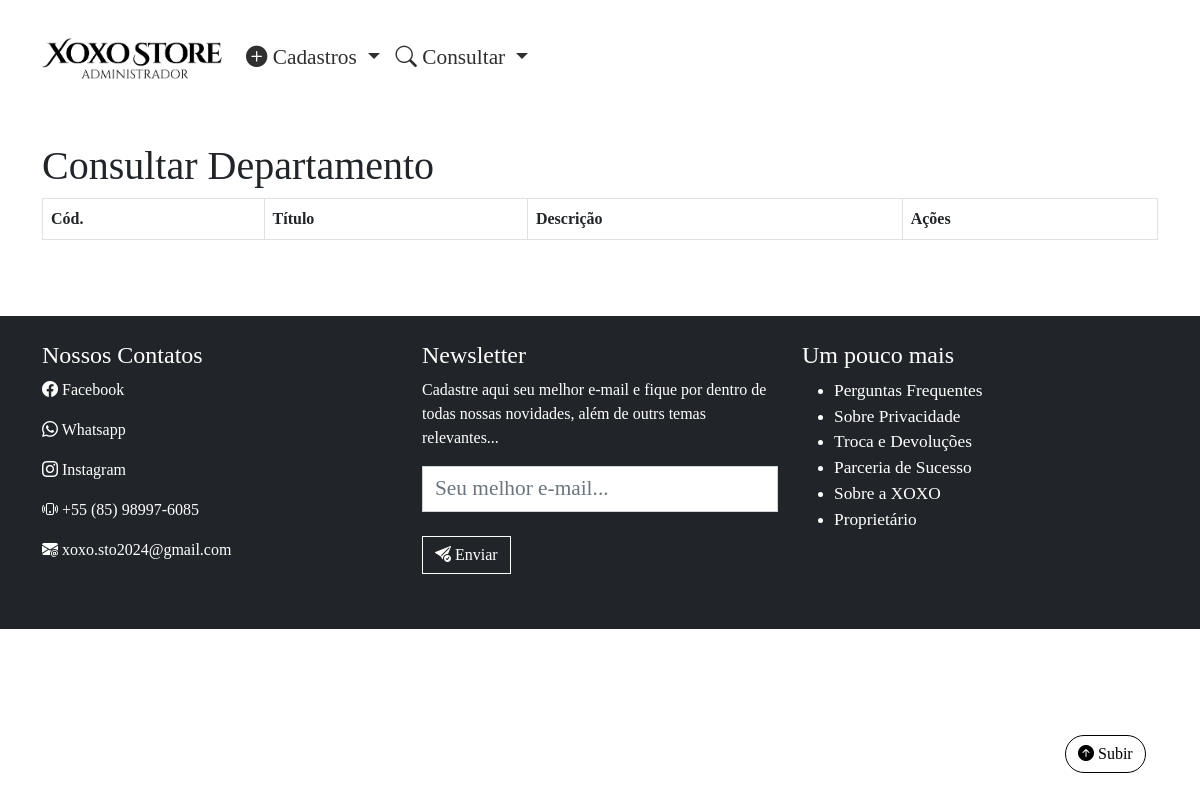
Before: /app/adm/con_departamento.php with the older database file.
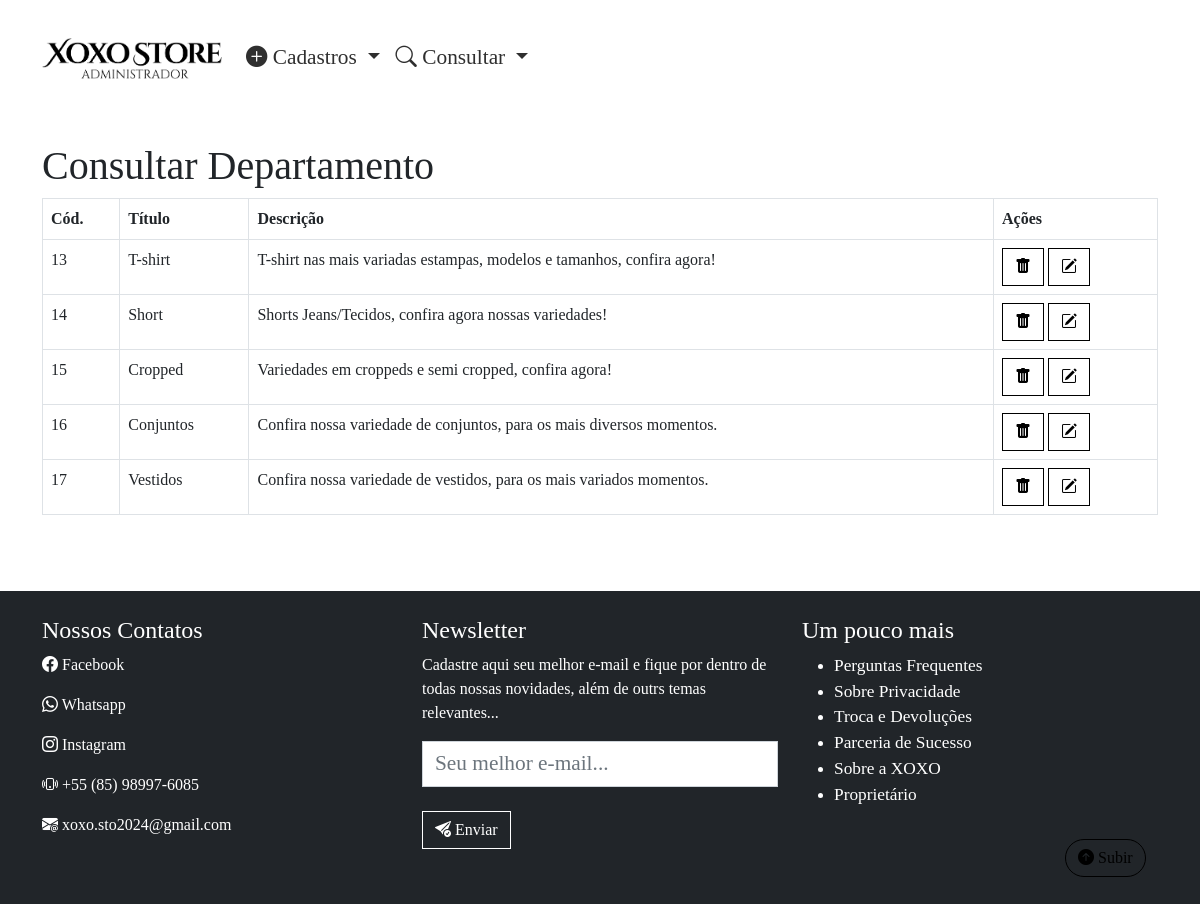
After: the same page with the newer database file.
### tables this page shows
CREATE TABLE `tb_departamento` (
  `id_tb_departamento` int(11) NOT NULL,
  `nome_tb_departamento` varchar(100) NOT NULL,
  `descricao_tb_departamento` varchar(255) NOT NULL,
  `data_cadastro_tb_departamento` timestamp NULL DEFAULT current_timestamp()
);

### app/php/BancoDeDados.class.php (called while the page is built, shortened)
<?php
	class BancoDeDados{
		private $ser = "127.0.0.1";
		private $usu = "u134451290_paulo";
		private $sen = "P@ulo6085";
		private $dat = "u134451290_bd_xoxo";
		private $mysqli;
		public function __get($var){
			return $this->$var;
		}
		public function conectar(){
			$this->mysqli = new mysqli($this->ser, $this->usu, $this->sen, $this->dat);
			$b = true;
			return $b;
		}
		public function desconectar(){
			$b = true;
			return $b;
		}
		public function result($sql){
			$this->result = $this->mysqli->query($sql);
		}
	}
?>

### app/php/Departamento.class.php (the view, shortened to what this page needs)
<?php
    require_once("BancoDeDados.class.php");
    class Departamento extends BancoDeDados{
        public function consultar($id=null){
            $lista = array();
            $sql = "SELECT * FROM tb_departamento";
            parent::result($sql);
            while($dado = parent::__get("result")->fetch_assoc()){
                $lista[] = $dado;
            }
            return $lista;
        }
        public function listarTable01(){
            $lista = $this->consultar();
            foreach ($lista as $key => $value) {
                echo    "<tr>
                            <td>".$value['id_tb_departamento']."</td>
                            <td>".$value['nome_tb_departamento']."</td>
                            <td>".$value['descricao_tb_departamento']."</td>
                            <td>
                                <button value='".$value['id_tb_departamento']."' class='btn btn-black' title='Deletar departamento?' name='bDelDep'><i class='bi bi-trash-fill'></i></button>
                                <button value='".$value['id_tb_departamento']."' class='btn btn-black' title='Editar departamento?' name='bEdiDep'><i class='bi bi-pencil-square'></i></button>
                            </td>
                        </tr>";
            }
        }
    }
?>

Changed rows visible on the page:
added tb_departamento: id_tb_departamento "13", nome_tb_departamento "T-shirt", descricao_tb_departamento "T-shirt nas mais variadas estampas, modelos e tamanhos, confira agora!"
added tb_departamento: id_tb_departamento "14", nome_tb_departamento "Short", descricao_tb_departamento "Shorts Jeans/Tecidos, confira agora nossas variedades!"
added tb_departamento: id_tb_departamento "15", nome_tb_departamento "Cropped", descricao_tb_departamento "Variedades em croppeds e semi cropped, confira agora!"
added tb_departamento: id_tb_departamento "16", nome_tb_departamento "Conjuntos", descricao_tb_departamento "Confira nossa variedade de conjuntos, para os mais diversos momentos."
added tb_departamento: id_tb_departamento "17", nome_tb_departamento "Vestidos", descricao_tb_departamento "Confira nossa variedade de vestidos, para os mais variados momentos."
